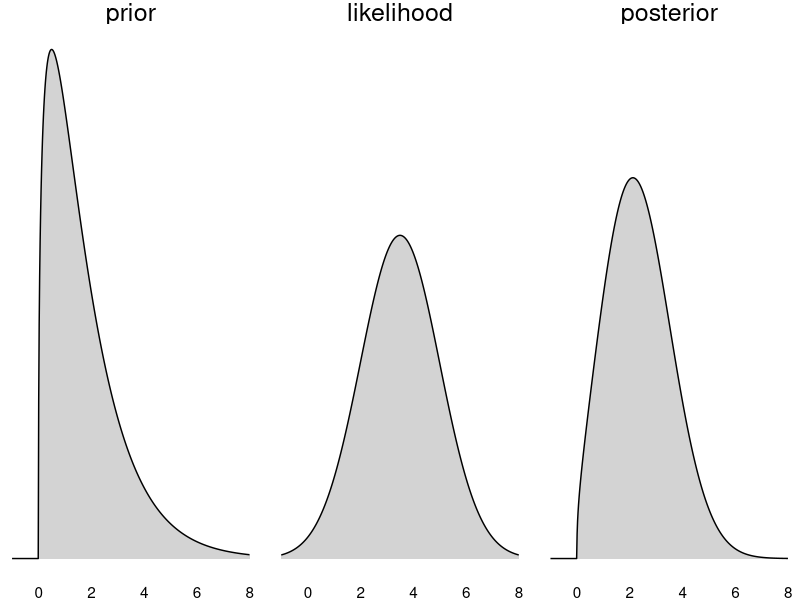

Write the R code that produced this figure. (Note: this script raises an error after producing the figure.)
## ---- chunk 1
library(ggplot2)
library(tidyr)

x = seq(from = -1, to = 8, length.out = 500)
prior_d = approxfun(x, dgamma(x, shape = 1.4, rate = 0.8))
likelihood_d = approxfun(x, dnorm(x, mean = 3.5, sd = 1.5))

posterior_d = function(x) {
  prior_d(x) * likelihood_d(x) 
}

auc = sum(diff(x)[1] * posterior_d(x))
posterior = function(x) {posterior_d(x) / auc}

dat = data.frame(prior = prior_d(x), likelihood = likelihood_d(x), posterior = posterior(x), x = x)
densities = c("prior", "likelihood", "posterior")
dat = pivot_longer(dat, cols = all_of(densities))
dat$name = factor(dat$name, levels = densities)

p = ggplot(dat, aes(x = x, y = value)) +
  geom_area(size = 1.1, fill = "lightgrey") +
  geom_line() +
  #coord_fixed(ratio = 20) +
  facet_grid(. ~ name) +
  theme_void() + 
 theme(axis.text.x = element_text(),
      strip.text.x = element_text(size = 18))

add_cc(p)
## ---- chunk 2
library("ggplot2")
n = 100000
x = seq(from = 0, to = 1, length.out = 100)
#datbeta1 = data.frame(x = x, y = dbeta(x, shape1 = 2, shape2 = 5), dist = Encoding("\u03B1 = 2, \u03B2 = 5"))
datbeta1 = data.frame(x = x, y = dbeta(x, shape1 = 2, shape2 = 5), dist = "list(alpha==2,beta==5)")
# intuition for alpha = beta = 0.5: https://stats.stackexchange.com/questions/362728/whats-the-intuition-for-a-beta-distribution-with-alpha-and-or-beta-less-than
datbeta2 = data.frame(x = x, y = dbeta(x, shape1 = 0.5, shape2 = 0.5), dist = "list(alpha==0.5,beta==0.5)")
datbeta3 = data.frame(x = x, y = dbeta(x, shape1 = 5, shape2 = 1), dist = "list(alpha==5,beta==1)")
datbeta4 = data.frame(x = x, y = dbeta(x, shape1 = 2, shape2 = 2), dist = "list(alpha==2,beta==2)")
 
datbeta = rbind(datbeta1, datbeta2, datbeta3, datbeta4)

ggplot(datbeta, aes(x = x, y = y)) +
geom_area(fill = "lightgrey") +
geom_line(size = 1) +
facet_wrap(. ~ dist, ncol = 4, labeller = label_parsed) + 
scale_x_continuous(breaks = c(0, 0.5, 1), labels = c("0", "0.5", "1")) +
theme_void() +
theme(axis.text.x = element_text(),
      strip.text.x = element_text(size = 18))
## ---- chunk 3
library("ggplot2")
set.seed(2)
n = 10000
datbeta = data.frame(x = c(rbeta(n/2, shape1 = 2, shape2 = 5), rbeta(n, shape1 = 5, shape2 = 2)))

qs = cumsum(datbeta$x) / sum(datbeta$x)

lower = max(sort(datbeta$x)[qs < 0.025])
upper = min(sort(datbeta$x)[qs > 0.975])

dd = density(datbeta$x)
dd = data.frame(x = dd$x, dens = dd$y)
dd = dd[(dd$x > lower) & (dd$x < upper), ]

f = approxfun(density(datbeta$x))
datbeta$f = f(datbeta$x)
map = datbeta$x[datbeta$f == max(datbeta$f)]

ggplot(datbeta, aes(x = x)) +
#geom_density(fill = "grey", size = 2) + geom_area(aes(x = x, y = dens), data = dd, fill = NA) +
annotate("text", x = map, y = 1.9, label = "MAP", size = 6, vjust = 1) +
annotate("segment", x = map,  y = 1.8, xend = map, yend = 1.68, arrow = arrow(), size = 2) + 
annotate("segment", x = map, y = 0, xend = map, yend = f(map), size = 1, lty = 3) + 
geom_density(size = 1.5, trim = FALSE, fill = "grey", alpha = 0.5)  +
annotate("segment", x = lower + 0.01, y = 0.1, xend = upper - 0.01, yend = 0.1, arrow = arrow(ends = "both"), size = 1.5) + 
annotate("label", x = mean(c(lower, upper)), y = 0.1, label = "95% Credible Interval", size = 6) + 
annotate("segment", x = lower, y = 0, xend = lower, yend = f(lower), size = 1, lty = 2) + 
annotate("segment", x = upper, y = 0, xend = upper, yend = f(upper), size = 1, lty = 2) + 
theme_void()
